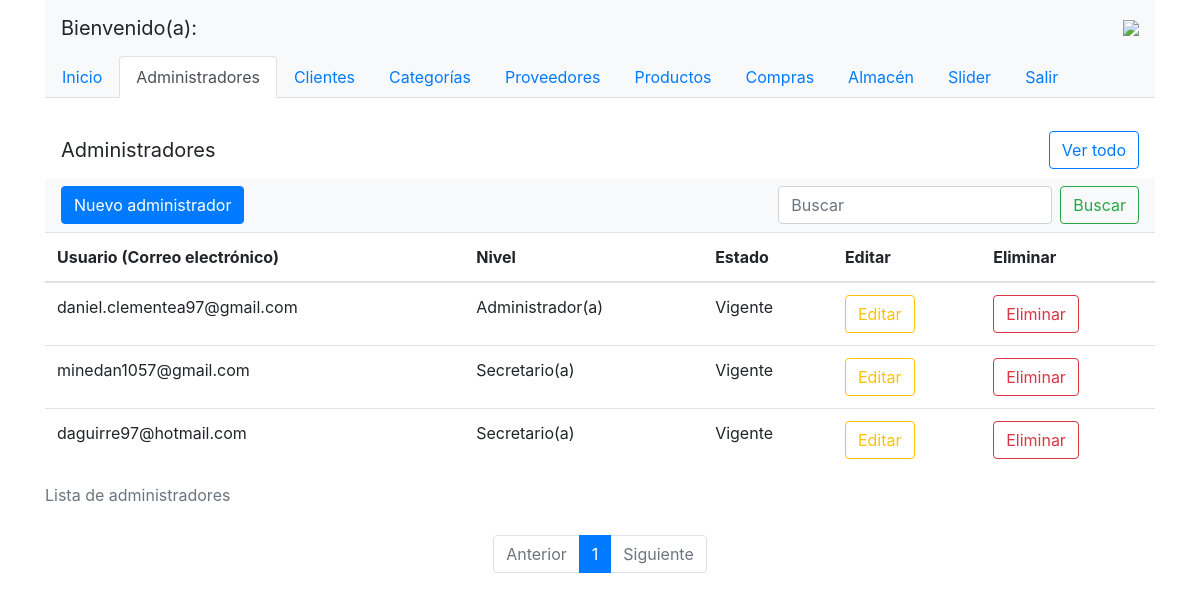
Screenshot of /pages/admin/control.php?content=administrator with the database file from the repository.
### tables this page shows
CREATE TABLE IF NOT EXISTS `t_usuarios` (
  `id_usuario` int(11) NOT NULL AUTO_INCREMENT,
  `correo` varchar(60) NOT NULL,
  `contrapass` varchar(255) NOT NULL,
   
  `nevel` tinyint(4) NOT NULL,
  `status` tinyint(4) NOT NULL,
  PRIMARY KEY (`id_usuario`)
);

### pages/admin/administrator.php (the view, shortened to what this page needs)
<?php
  $conn = connect_db();
  $paginas = 5;
  $sinres = FALSE;
  $sqlquery = "";
  $qryrows = "";
  $dato = "";
  if (isset($_REQUEST['buscarDato'])){
    $dato = $_REQUEST['data'];
    if(is_string($dato)){
      $sqlquery = "SELECT * FROM t_usuarios WHERE correo like \"%$dato%\"";
      $qryrows = "SELECT count(*) as conteo FROM t_usuarios WHERE correo like \"%$dato%\"";
    }
  } else {
    $sqlquery = "SELECT * FROM t_usuarios";
    $qryrows = "SELECT count(*) as conteo FROM t_usuarios";
  }
  $cantidad = mysqli_fetch_assoc(mysqli_query($conn, $qryrows))["conteo"];
  if($cantidad == 0){
    $sinres = TRUE;
    $np = 1 % $paginas == 0? (1 / $paginas) : (floor(1 / $paginas) + 1);
  } else {
    $np = $cantidad % $paginas == 0? ($cantidad / $paginas) : (floor($cantidad / $paginas) + 1);
  }
  $pag = isset($_GET['part'])? $_GET['part'] : 1;
  $nf = ($paginas * $pag);
  $ni = (($nf - 1) - ($paginas - 1));
?>
<nav class="navbar navbar-light bg-white">
  <a class="navbar-brand">Administradores</a>
  <button type="button" class="btn btn-outline-primary" onclick="location.href = 'control.php?content=administrator'">Ver todo</button>
</nav>
<nav class="navbar navbar-light bg-light justify-content-between">
  <button type="button" class="btn btn-primary" data-toggle="modal" data-target="#exampleModal" data-whatever="administrador">Nuevo administrador</button>
  <form class="form-inline" action="control.php?content=administrator" method="post">
    <input class="form-control mr-sm-2" type="search" placeholder="Buscar" aria-label="Search" id="data" name="data" value="<?php echo $dato != ""? $dato : "" ?>" required>
    <button class="btn btn-outline-success my-2 my-sm-0" type="submit" id="buscarDato" name="buscarDato">Buscar</button>
  </form>
</nav>
<div class="table-responsive">
  <table class="table">
    <caption>Lista de administradores</caption>
    <thead>
      <tr>
        <th scope="col">Usuario (Correo electrónico)</th>
        <th scope="col">Nivel</th>
        <th scope="col">Estado</th>
        <th scope="col">Editar</th>
        <th scope="col">Eliminar</th>
      </tr>
    </thead>
    <tbody>
      <?php
        if($sinres){
          echo '<tr>
                  <th colspan="5" class="text-center text-danger" >
                    No hay resultados
                  </th>
                </tr>';
        } else {
          $sqlquery = $sqlquery." LIMIT $ni, $paginas";
          $result = mysqli_query($conn, $sqlquery);
          while($row=mysqli_fetch_assoc($result)){
            modalforupdate($row['id_usuario'], $pag);
            echo '<tr>
                    <td>'.$row['correo'].'</td>
                    <td>'.($row['nevel'] == 1? "Administrador(a)" : "Secretario(a)").'</td>
                    <td>'.($row['status'] == 1? "Vigente" : "Denegado").'</td>
                    <td><button type="button" class="btn btn-outline-warning" data-toggle="modal" data-target="#updModal'.$row['id_usuario'].'" data-whatever="usuario">Editar</button></td>';
            echo "<td><button type='button' class='btn btn-outline-danger' onclick='openDeleteConfirmation(".$row['id_usuario'].");'>Eliminar</button></td>
                  </tr>
                ";
          }
        }
      ?>
    </tbody>
  </table>
</div>
<nav aria-label="Page navigation example">
  <ul class="pagination justify-content-center">
    <li class="page-item <?php echo $pag == 0 || $pag == 1? 'disabled' : ''?>">
      <a class="page-link" href="control.php?content=administrator&part=<?php echo $pag != 0? ($pag-1).'' : '1'; echo ($dato != ""? "&buscarDato=true&data=$dato" : "");?>">Anterior</a>
    </li>
    <?php
      for ($i=1; $i <= $np; $i++) {
        echo "<li class='page-item ".($i!=$pag? "" : "active")."'><a class='page-link' href='".($i!=$pag? "control.php?content=administrator&part=".$i : "#").($dato != ""? "&buscarDato=true&data=$dato" : "")."'>".$i."</a></li>";
      }
    ?>
    <li class="page-item <?php echo $pag == $np? 'disabled' : ''?>">
      <a class="page-link" href="control.php?content=administrator&part=<?php echo $pag != $np? ($pag+1).'' : $np.''; echo ($dato != ""? "&buscarDato=true&data=$dato" : "");?>">Siguiente</a>
    </li>
  </ul>
</nav>
<?php
  function modalforupdate($id, $part){
    $conn = connect_db();
    $updQry = "SELECT * FROM t_usuarios WHERE id_usuario = $id";
    $resultupdqry = mysqli_query($conn, $updQry);
    while($row=mysqli_fetch_assoc($resultupdqry)){
      echo '<div class="modal fade" id="updModal'.$id.'" tabindex="-1" role="dialog" aria-labelledby="updModalLabel'.$id.'" aria-hidden="true">
              <div class="modal-dialog" role="document">
                <div class="modal-content">
                  <div class="modal-header">
                    <h5 class="modal-title" id="updModalLabel'.$id.'">Actualizar usuarios</h5>
                    <button type="button" class="close" data-dismiss="modal" aria-label="Close">
                      <span aria-hidden="true">&times;</span>
                    </button>
                  </div>
                  <div class="modal-body">
                    <form action="control.php?content=administrator&part='.$part.'" method="post">
                        <input type="hidden" value="'.$id.'" name="idusuario">
                        <input type="hidden" value="'.$row['correo'].'" name="correooriginal">
                        <div class="form-group">
                          <label for="email" class="col-form-label">Correo electrónico:</label>
                          <input value="'.$row['correo'].'" type="email" class="form-control" name="email" placeholder="Correo del administrador" required maxlength="60">
                        </div>
                        <div class="form-group">
                          <label for="contrapass" class="col-form-label">Nueva contraseña: <button type="button" class="btn btn-link" onclick="changepass('.$id.');" id="chpass'.$id.'">Cambiar contraseña</button><button type="button" class="btn btn-link" onclick="notchangepass('.$id.');" id="notchpass'.$id.'">No cambiar contraseña</button></label>
                          <input disabled type="password" class="form-control" id="contrapass-edit'.$id.'" name="contrapass" placeholder="Nueva contraseña" maxlength="255" minlength="8" onkeyup="editPassVal('.$id.');">
                          <small class="text-danger">Requerimientos: Al menos una mayúscula, una minúscula, un número y un caracter de los siguientes: #?!@$%^&*-</small>
                        </div>
                        <div class="form-group">
                          <label for="contrapass-confirmed" class="col-form-label">Confirmar nueva contraseña:</label>
                          <input disabled type="password" class="form-control" id="contrapass-confirmed-edit'.$id.'" name="contrapass-confirmed" placeholder="Confirmar nueva contraseña" maxlength="255" minlength="8" onkeyup="editPassVal('.$id.');">
                        </div>
                        <div class="form-group">
                          <label for="nivel" class="col-form-label">Nivel</label>
                          <select name="nivel" id="nivelupd" class="form-control">
                            <option selected>'.($row['nevel'] == 1? 'Administrador' : 'Secretario').'</option>
                            <option>'.($row['nevel'] == 1? 'Secretario' : 'Administrador').'</option>
                          </select>
                        </div>
                        <div class="modal-footer">
                          <button type="button" class="btn btn-secondary" data-dismiss="modal">Cerrar</button>
                          <button type="submit" class="btn btn-primary" name="actualizar" id="actualizar'.$id.'">Actualizar</button>
                        </div>
                      </form>
                    </div>
                  </div>
                </div>
              </div>';
      echo '<script>
              $("#updModal'.$id.'").on("show.bs.modal", function (event) {
              var button = $(event.relatedTarget) // Button that triggered the modal
              var recipient = button.data("whatever")
              var modal = $(this)
              modal.find(".modal-title").text("Actualizar " + recipient)
              });
              $("#notchpass"+'.$id.').hide();
           </script>';
    }
  }
?>

### rows the page displays
t_usuarios: correo "daniel.clementea97@gmail.com", nevel "Administrador(a)", status "Vigente"
t_usuarios: correo "minedan1057@gmail.com", nevel "Secretario(a)", status "Vigente"
t_usuarios: correo "daguirre97@hotmail.com", nevel "Secretario(a)", status "Vigente"
